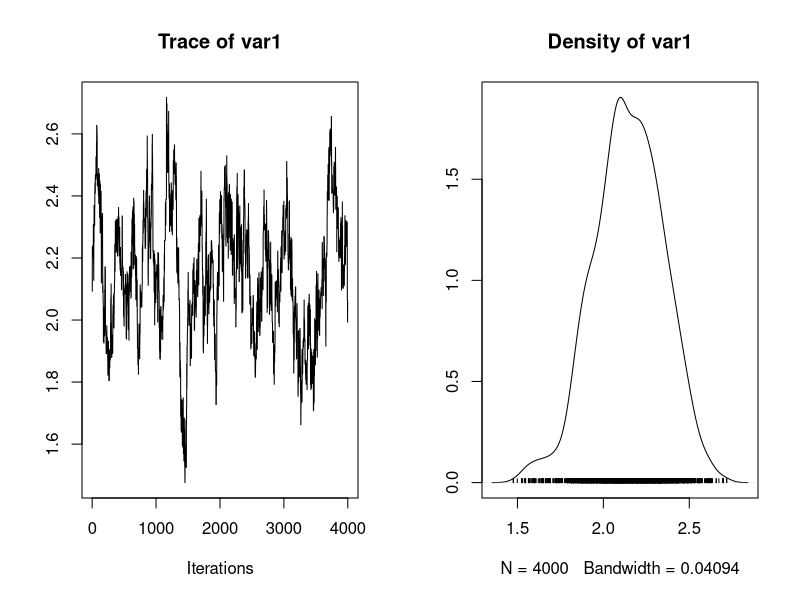
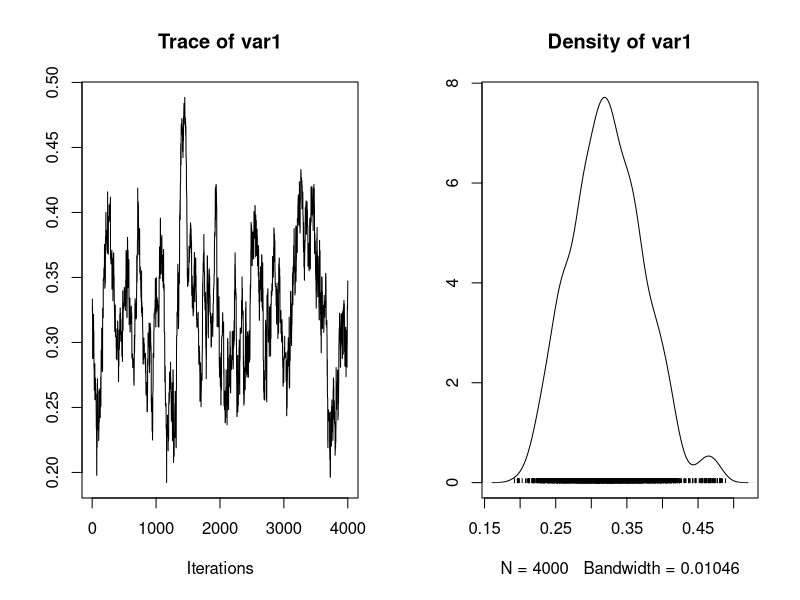
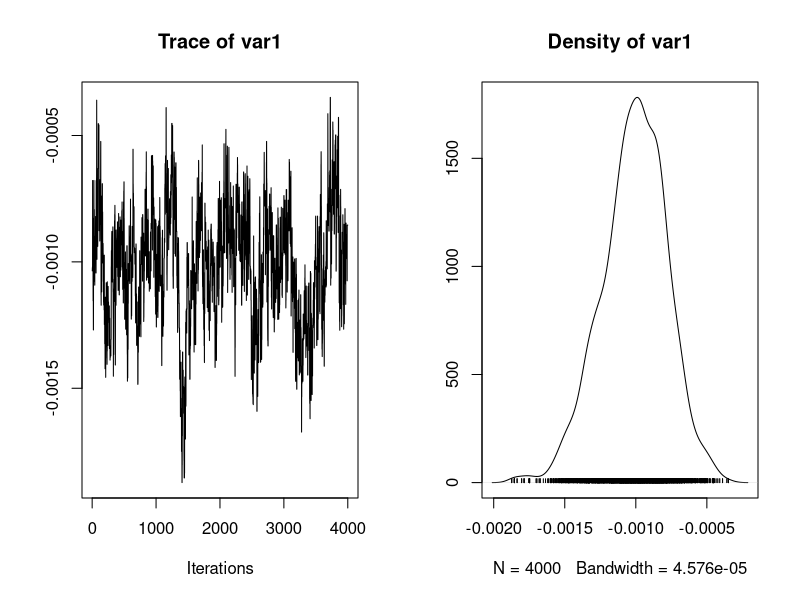
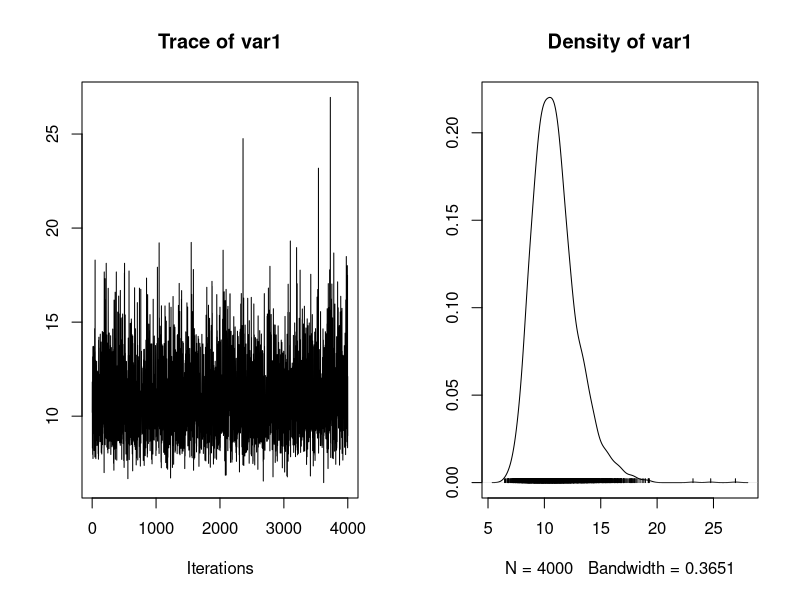
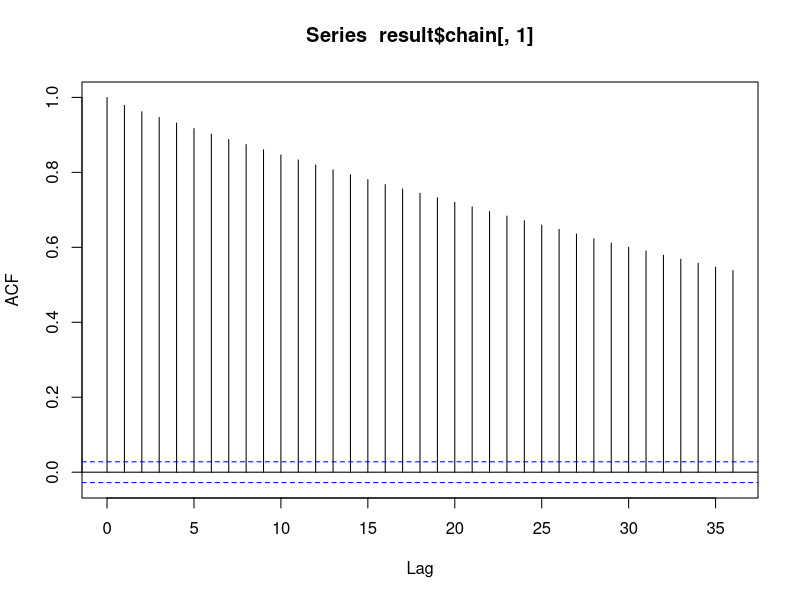
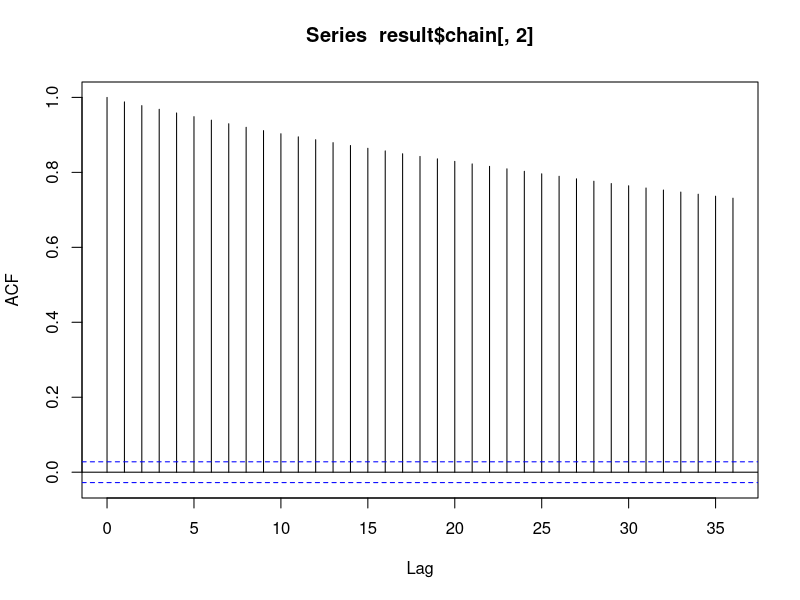
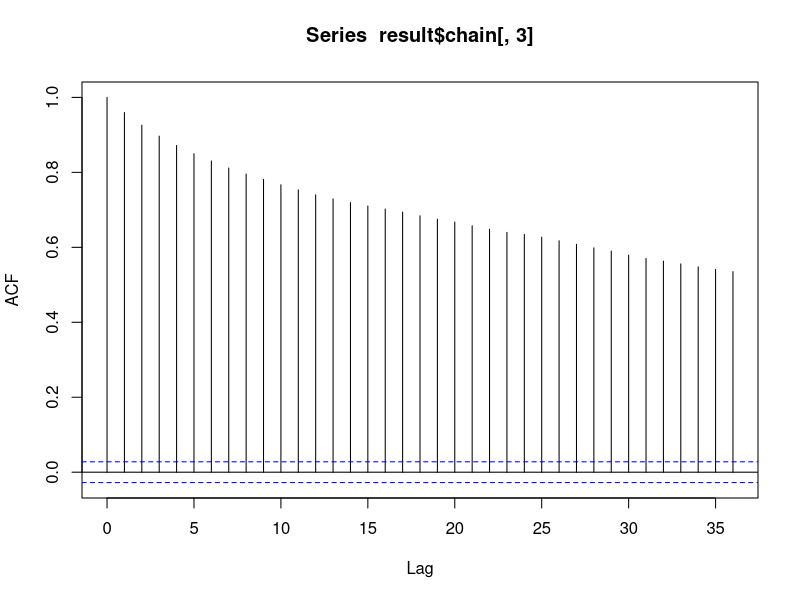
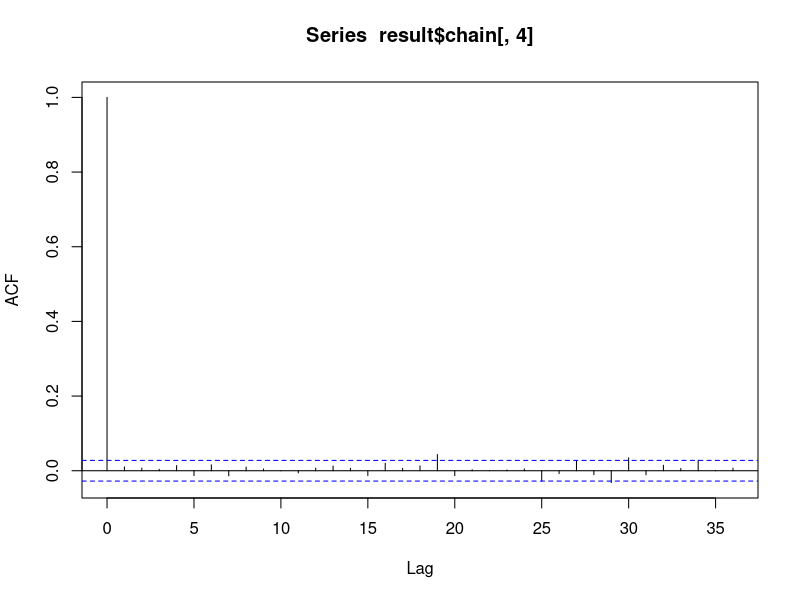

These charts were generated, in order, by the following R code:
## ---- chunk 1
Ndoses <- 6                                          # Number of doses
Nplates <- 3                                         # Number of plates
y <- structure(c(15, 16, 16, 27, 33, 20, 21, 18, 26, # Number of revertant colonies measured
                 41, 38, 27, 29, 21, 33, 60, 41, 42), .Dim = c(6, 3))
x <- c(0, 10, 33, 100, 333, 1000)                    # Dose of quinoline (in \mu g per plate)
## ---- chunk 2
alpha <- 0
beta <- 0
gamma <- 0
tau <- 0.1
lambda <-structure(c(0, 0, 0, 0, 0, 0, 0, 0, 0, 0, 0, 0, 0, 0, 0, 0, 0, 0), 
                   .Dim = c(6, 3))
## ---- chunk 3
model <- function(Ndoses, Nplates, x, y, alpha, beta, gamma, tau, lambda, 
                  nchain, prop_sd){
  ## Hyperparameters
  alpha.sigma2 <- 1/.000001
  beta.sigma2 <- 1/.000001
  gamma.sigma2 <- 1/.000001
  tau.xi <- .001
  tau.phi <- .001
  ## Initialization
  mu <- matrix(NA, nrow = Ndoses, ncol = Nplates)
  mu.candidate <- matrix(NA, nrow = Ndoses, ncol = Nplates)
  chain <- matrix(NA, nrow = nchain + 1, ncol = 4)
  colnames(chain) <- c("alpha", "beta", "gamma", "sigma")
  chain[1,] <- c(alpha, beta, gamma, tau)
  
  ## Acceptation proba 
  prob_alpha <- 0
  prob_beta <- 0
  prob_gamma <- 0
  
  ## Update
  for(k in 1:nchain){
    tau.shape <- tau.xi + .5*Ndoses*Nplates
    tau.rate <- 1/(tau.phi) + (.5*sum(lambda**2))
    tau <- rgamma(n = 1, rate = tau.rate, shape = tau.shape)
    chain[k + 1, 4] <- tau
    lambda <- structure(rnorm(n = Nplates * Ndoses, mean = 0, sd = sqrt((chain[k + 1, 4]))), .Dim = c(Ndoses, Nplates))
    
    # Metropolis-Hastings for alpha
    alpha.candidate <- rnorm(1, mean = chain[k, 1], sd = prop_sd[1])
    for(j in 1:Ndoses){
      for(i in 1:Nplates){
        mu.candidate[j, i] <- exp(alpha.candidate + chain[k, 2] * log(x[j] + 10) + chain[k, 3] * x[j] + lambda[j, i])
        mu[j, i] <- exp(chain[k, 1] + chain[k, 2] * log(x[j] + 10) + chain[k, 3] * x[j] + lambda[j, i])
      }
    }
    alpha.top <- alpha.candidate^2 / (2*alpha.sigma2) + sum(y * log(mu.candidate) - mu.candidate)
    alpha.bottom <- chain[k, 1]^2 / (2*alpha.sigma2) + sum(y * log(mu) - mu)
    alpha.ratio <- alpha.top - alpha.bottom
    if(!is.na(alpha.ratio) && log(runif(1)) < alpha.ratio){
      chain[k + 1, 1] <- alpha.candidate
      prob_alpha <- prob_alpha + 1
    } else {
      chain[k + 1, 1] <- chain[k, 1]
    }
    # Metropolis-Hastings for beta
    beta.candidate <- rnorm(1, mean = chain[k, 2], sd = prop_sd[2])
    for(j in 1:Ndoses){
      for(i in 1:Nplates){
        mu[j,i] <- exp(chain[k+1,1] + chain[k,2]*log(x[j]+10) + chain[k,3]*x[j] + lambda[j,i])
        mu.candidate[j, i] <- exp(chain[k+1,1] + beta.candidate * log(x[j] + 10) + chain[k, 3] * x[j] + lambda[j, i])
      }
    }
    beta.top <- beta.candidate^2 / (2*beta.sigma2) + sum(y * log(mu.candidate) - mu.candidate)
    beta.bottom <- chain[k, 2]^2 / (2*beta.sigma2) + sum(y * log(mu) - mu)
    beta.ratio <- beta.top - beta.bottom
    if(!is.na(beta.ratio) && log(runif(1)) < beta.ratio){
      chain[k + 1, 2] <- beta.candidate
      prob_beta <- prob_beta + 1
    } else {
      chain[k + 1, 2] <- chain[k, 2]
    }
    # Metropolis-Hastings for gamma
    gamma.candidate <- rnorm(1, mean = chain[k, 3], sd = prop_sd[3])
    for(j in 1:Ndoses){
      for(i in 1:Nplates){
        mu[j,i] <- exp(chain[k+1,1] + chain[k+1,2]*log(x[j]+10) + chain[k,3]*x[j]+lambda[j,i])
        mu.candidate[j, i] <- exp(chain[k+1, 1] + chain[k+1, 2] * log(x[j] + 10) + gamma.candidate * x[j] + lambda[j, i])
      }
    }
    gamma.top <- gamma.candidate^2 / (2*gamma.sigma2) + sum(y * log(mu.candidate) - mu.candidate)
    gamma.bottom <- chain[k, 3]^2 / (2*gamma.sigma2) + sum(y * log(mu) - mu)
    gamma.ratio <- gamma.top - gamma.bottom
    if(!is.na(gamma.ratio) && log(runif(1)) < gamma.ratio){
      chain[k + 1, 3] <- gamma.candidate
      prob_gamma <- prob_gamma + 1
    } else {
      chain[k + 1, 3] <- chain[k, 3]
    }
  }
  
  # Changement pour avoir sigma et non tau
  chain[,4] <- 1/sqrt(chain[,4])
  
  return(list(chain = chain, acc_proba = c(prob_alpha, prob_beta, prob_gamma)/nchain))
}
## ---- chunk 4
nchain <- 5000
prop_sd <-  c(.1,.02,.0002)
result <- model(Ndoses, Nplates, x, y, alpha, beta, gamma, tau, lambda, nchain, prop_sd)
## ---- chunk 5
library(coda)
chain.new <- result$chain[1001:5000,]
plot(mcmc(chain.new[,1]))
plot(mcmc(chain.new[,2]))
plot(mcmc(chain.new[,3]))
plot(mcmc(chain.new[,4]))
## ---- chunk 6
# Probabilite d'acceptation en moyenne (faut qu'il soit entre 40-50%)
mean(result$acc_proba)
## ---- chunk 7
library(stats)
acf(result$chain[,1])
acf(result$chain[,2])
acf(result$chain[,3])
acf(result$chain[,4])
## ---- chunk 8
# Lag pour éviter trop la dépendance 
chain_lag <-  matrix(NA, nrow=5001, ncol=4)
chain_lag[,1] <- lag(result$chain[,1], k=30)
chain_lag[,2] <- lag(result$chain[,2], k=30)
chain_lag[,3] <- lag(result$chain[,3], k=30)
chain_lag[,4] <- lag(result$chain[,4], k=30)

plot(mcmc(chain_lag[1000:5001,1]))
plot(mcmc(chain_lag[1000:5001,2]))
plot(mcmc(chain_lag[1000:5001,3]))
plot(mcmc(chain_lag[1000:5001,4]))
## ---- chunk 9
# Regardons maintenant la dépendance 
acf(chain_lag[,1])
acf(chain_lag[,2])
acf(chain_lag[,3])
## ---- chunk 10
chain <- result$chain[1001:4001,]
res = data.frame(
  mean = round(apply(chain, 2, mean), 4),
  sd = round(apply(chain, 2, sd), 4)
)
print(res)
